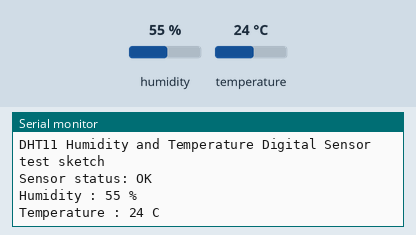
This sketch was run on a simulated Arduino Uno, built with avr-gcc and run on an emulated ATmega328P. Shown: the last lines printed to the serial monitor. Inputs (shaded band) come from the test bench; at power-on: humidity 55 %, temperature 24 °C.

Above: at 2.2 s.
2.3 s: humidity set to 22 %
At 4.2 s:
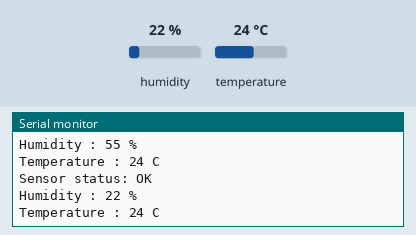
5.0 s: temperature set to 12 °C
At 6.6 s:
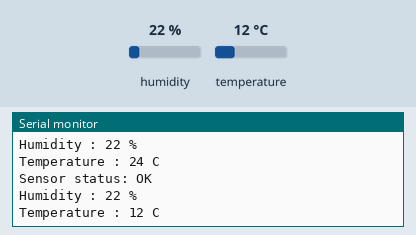
7.7 s: humidity set to 40 %
At 10.2 s:
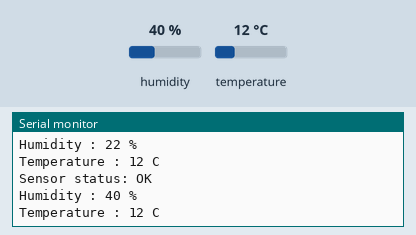
Timing chart, 0 to 11.7 s (numbered marks = the images above; inputs shaded):
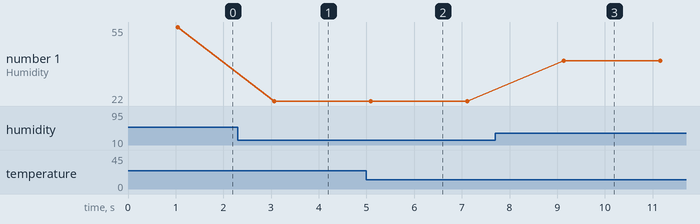

The sketch:

DHT11.ino.ino
```cpp
#include <dht11.h>

dht11 DHT11;

#define DHT11PIN 2

void setup()
{
  Serial.begin(9600);
  Serial.println("DHT11 Humidity and Temperature Digital Sensor test sketch");
  delay(1000);          // wait for sensor initialization

}

void loop()
{
  uint8_t chk = DHT11.read(DHT11PIN);

  Serial.print("Sensor status: ");
  switch (chk)
  {
    case 0:  Serial.println("OK"); break;
    case -1: Serial.println("Checksum error"); break;
    case -2: Serial.println("Time out error"); break;
    case -3: Serial.println("The sensor is busy"); break;
    default: Serial.println("Unknown error"); break;
  }

  Serial.print("Humidity : ");
  Serial.print(DHT11.humidity, DEC);
  Serial.println(" % ");

  Serial.print("Temperature : ");
  Serial.print(DHT11.temperature, DEC);
  Serial.println(" C");

  delay(2000);
}
```

Measured:
- after the input at 2.3 s, the serial monitor: prints a new line after 0.77 s (image 1)
- after the input at 5.0 s, the serial monitor: prints a new line after 0.11 s (image 2)
- after the input at 7.7 s, the serial monitor: prints a new line after 1.4 s (image 3)
- plotted number 1: 55 → 22 after the input at 2.3 s, 22 → 40 after the input at 7.7 s
